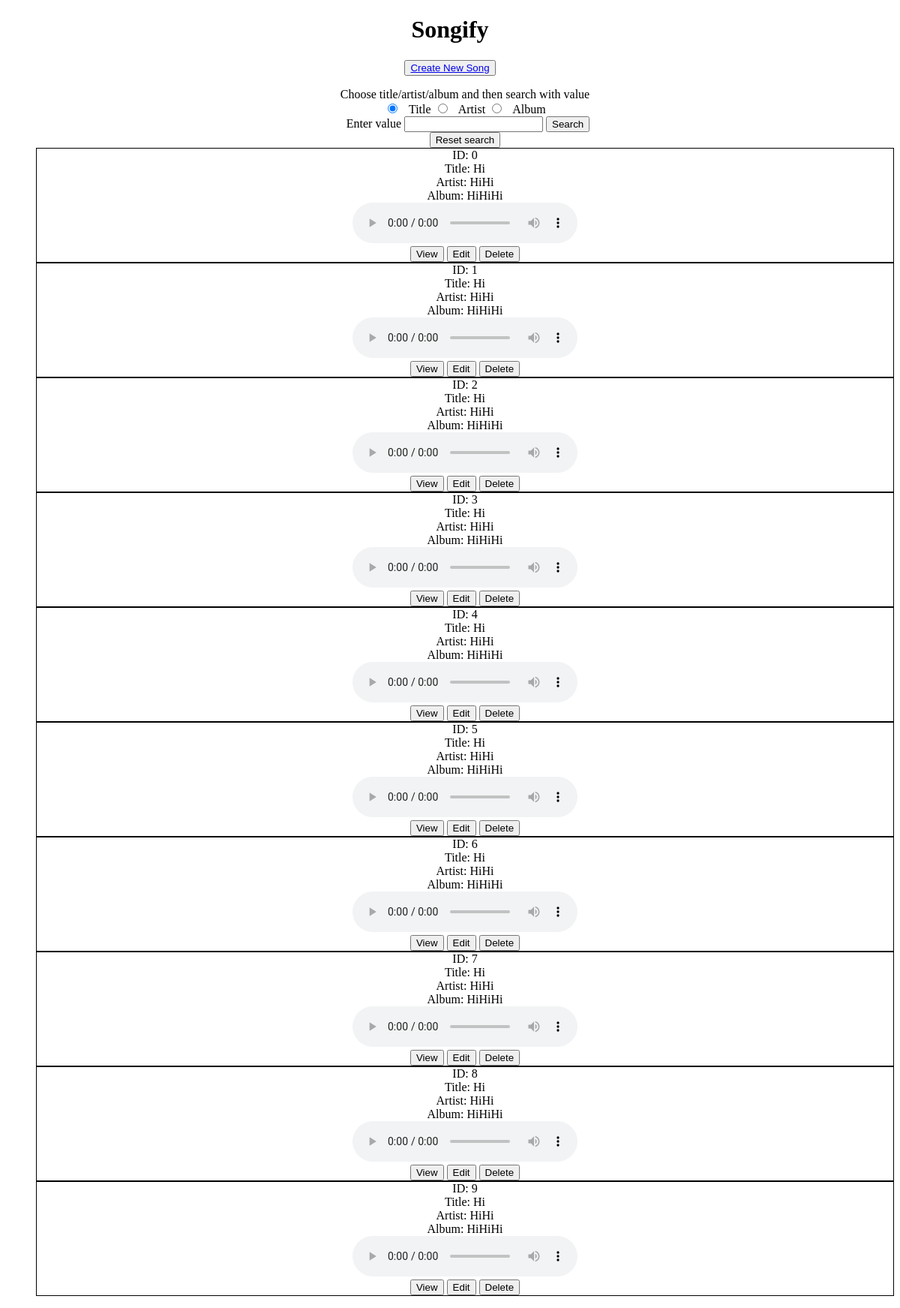
/, run on an earlier commit of the app's database.
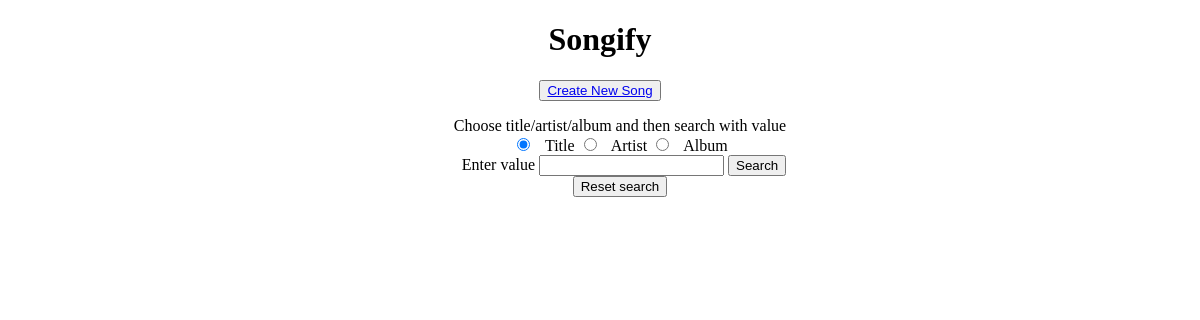
And on a later commit of the database.
### tables this page shows
CREATE TABLE songs(id integer primary key AUTOINCREMENT,title text not null,artist text not null,album text not null,songFile text not null );

### app.py (the view)
@app.route('/')
def home():
    rows = []
    cursor.execute("SELECT * FROM songs")
    songs = cursor.fetchall()
    return render_template('index.html', songs=songs)

### templates/index.html (shortened to what this page needs)
<!DOCTYPE html>
<html>
<head>
</head>
<link rel="stylesheet" href="{{ url_for('static', filename='general.css') }}"/>
<body>
	<h1 align="center">Songify</h1>
	<center><strong><button><a href="/song/create">Create New Song</a></button></strong></center>
	<ul align="center" style="list-style:none">
		<form method="POST" action="/song/search">
			Choose title/artist/album and then search with value
			<br>
			<input type="radio" id="attribute" name="attribute" value="title" checked>
			  <label for="attribute">Title</label>
			<input type="radio" id="attribute" name="attribute" value="artist">
			  <label for="attribute">Artist</label>
			<input type="radio" id="attribute" name="attribute" value="album">
			  <label for="attribute">Album</label>
			<br>
			  <label for="attribute">Enter value</label>
			<input type="text" id="attributeValue" name="attributeValue">
			<button type="submit" name='search' value="Search">Search</button>
		</form>
		<a href="/"><button>Reset search</button></a>
		{% for song in songs %}
		<div style="border:1px solid black;">
			<label>ID</label>:
			<span>{{ song[0] }}</span>
			<br>
			<label>Title</label>:
			<span>{{ song[1] }}</span>
			<br>
			<label>Artist</label>:
			<span>{{ song[2] }}</span>
			<br>
			<label>Album</label>:
			<span>{{ song[3] }}</span>
			<br>
			<audio controls src="{{ url_for('static',filename=song[4]) }}" type="audio/mp3"></audio>
			<br>
			<form class="crudButtons" method="post" action="/song/view">
				<button type="submit">View</a> </button>
			</form>
			<form class="crudButtons" method="post" action="/song/edit">
				<button type="submit">Edit</button>
			</form>
			<form class="crudButtons" method="post" action="/song/delete">
				<button type="submit">Delete</a> </button>
			</form>
			<br>
		</div>
		{% endfor %}
	</ul>
</body>
</html>

What changed in the data, as far as the page shows it:
removed songs: id "0", title "Hi", artist "HiHi", album "HiHiHi"
removed songs: id "1", title "Hi", artist "HiHi", album "HiHiHi"
removed songs: id "2", title "Hi", artist "HiHi", album "HiHiHi"
removed songs: id "3", title "Hi", artist "HiHi", album "HiHiHi"
removed songs: id "4", title "Hi", artist "HiHi", album "HiHiHi"
removed songs: id "5", title "Hi", artist "HiHi", album "HiHiHi"
removed songs: id "6", title "Hi", artist "HiHi", album "HiHiHi"
removed songs: id "7", title "Hi", artist "HiHi", album "HiHiHi"
removed songs: id "8", title "Hi", artist "HiHi", album "HiHiHi"
removed songs: id "9", title "Hi", artist "HiHi", album "HiHiHi"
